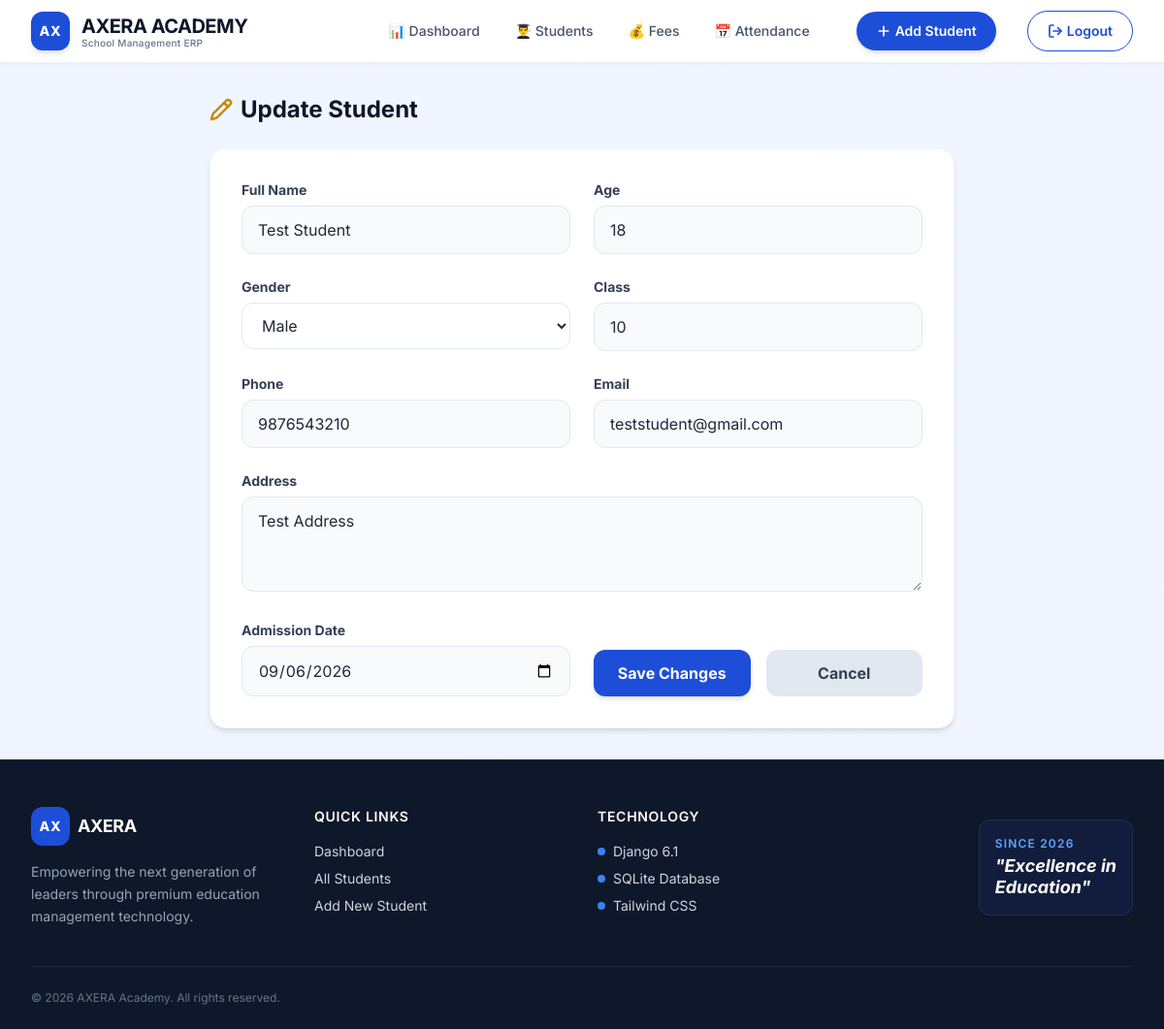
Page /update/24/ (signed in) on the earlier database version.
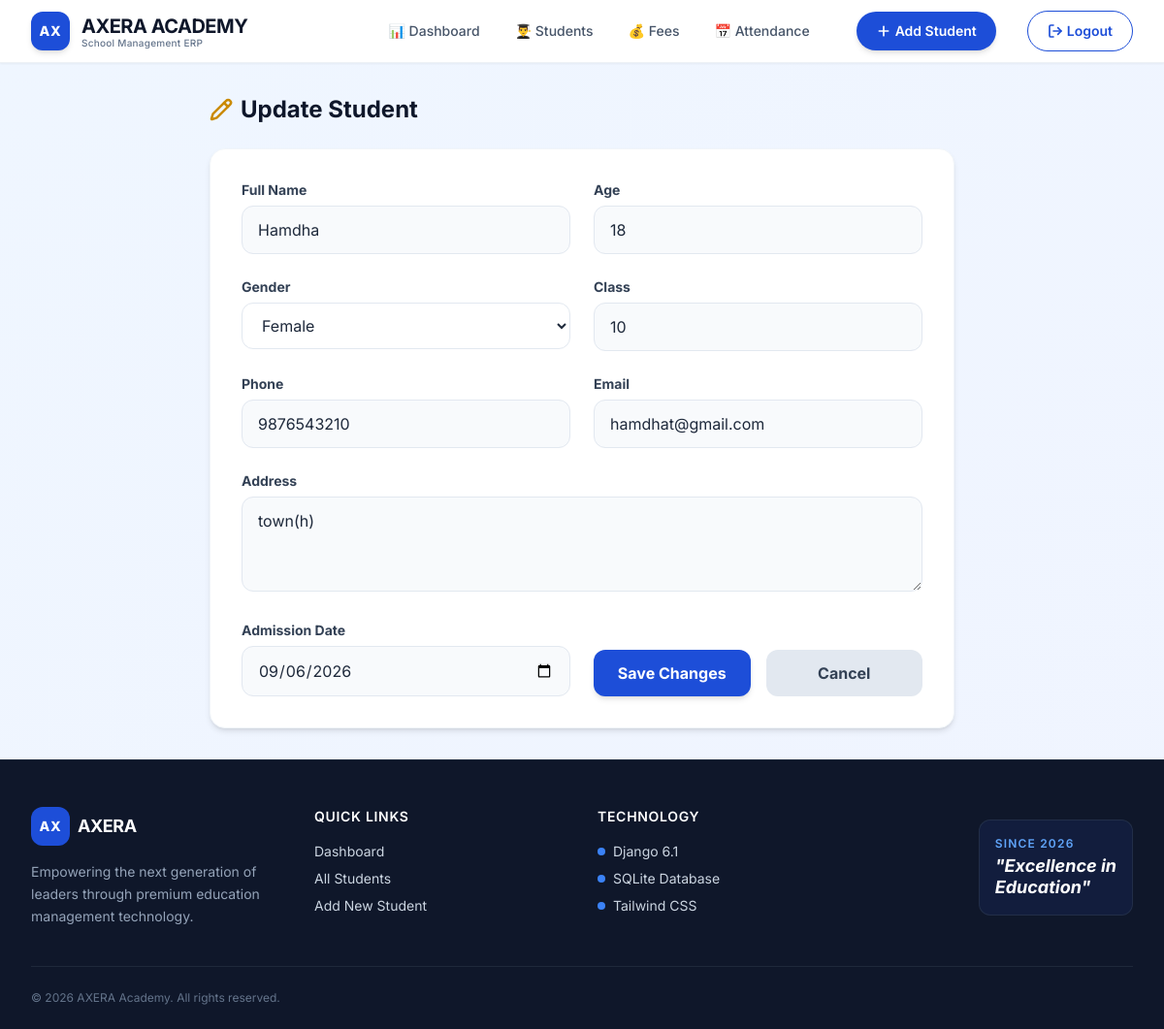
Same page on the later database version.
### students/models.py (models this page shows, shortened)
class Student(models.Model):
    GENDER_CHOICES = [
        ('Male', 'Male'),
        ('Female', 'Female'),
        ('Other', 'Other'),
    ]
    name = models.CharField(max_length=100)
    age = models.IntegerField()
    gender = models.CharField(max_length=10, choices=GENDER_CHOICES)
    class_name = models.CharField(max_length=50)
    phone = models.CharField(max_length=15)
    email = models.EmailField()
    address = models.TextField()
    admission_date = models.DateField(default=timezone.now)
    is_active = models.BooleanField(default=True)
    class Meta:
        ordering = ['-id']

### students/views.py (the view, shortened to what this page needs)
@login_required
def update_student(request, student_id):
    student = get_object_or_404(
        Student,
        id=student_id
    )
    return render(
        request,
        'update_student.html',
        {'student': student}
    )

### students/templates/update_student.html (shortened to what the changed rows need)
{% extends 'base.html' %}
{% block content %}
<div class="max-w-3xl mx-auto animate-fade-up">
    <div class="flex items-center gap-2 mb-6">
        <h1 class="text-2xl font-bold text-slate-900">Update Student</h1>
    </div>
    <div class="bg-white rounded-2xl shadow-md border border-slate-100 p-6 sm:p-8">
        <form method="POST" class="grid grid-cols-1 md:grid-cols-2 gap-6">
            <div class="col-span-2 sm:col-span-1">
                <label class="block text-sm font-bold text-slate-700 mb-1.5">Full Name</label>
                <input type="text" name="name" value="{{ student.name }}" required
                       class="w-full px-4 py-3 border border-slate-200 rounded-xl focus:ring-2 focus:ring-blue-500 focus:border-transparent outline-none transition bg-slate-50 hover:bg-white">
            </div>
            <div class="col-span-2 sm:col-span-1">
                <label class="block text-sm font-bold text-slate-700 mb-1.5">Age</label>
                <input type="number" name="age" value="{{ student.age }}" required
                       class="w-full px-4 py-3 border border-slate-200 rounded-xl focus:ring-2 focus:ring-blue-500 focus:border-transparent outline-none transition bg-slate-50 hover:bg-white">
            </div>
            <div class="col-span-2 sm:col-span-1">
                <label class="block text-sm font-bold text-slate-700 mb-1.5">Gender</label>
                <select name="gender" required class="w-full px-4 py-3 border border-slate-200 rounded-xl focus:ring-2 focus:ring-blue-500 focus:border-transparent outline-none transition bg-white">
                    <option value="Male" {% if student.gender == 'Male' %}selected{% endif %}>Male</option>
                    <option value="Female" {% if student.gender == 'Female' %}selected{% endif %}>Female</option>
                </select>
            </div>
            <div class="col-span-2 sm:col-span-1">
                <label class="block text-sm font-bold text-slate-700 mb-1.5">Class</label>
                <input type="text" name="class_name" value="{{ student.class_name }}" required
                       class="w-full px-4 py-3 border border-slate-200 rounded-xl focus:ring-2 focus:ring-blue-500 focus:border-transparent outline-none transition bg-slate-50 hover:bg-white">
            </div>
            <div class="col-span-2 sm:col-span-1">
                <label class="block text-sm font-bold text-slate-700 mb-1.5">Phone</label>
                <input type="text" name="phone" value="{{ student.phone }}" required
                       class="w-full px-4 py-3 border border-slate-200 rounded-xl focus:ring-2 focus:ring-blue-500 focus:border-transparent outline-none transition bg-slate-50 hover:bg-white">
            </div>
            <div class="col-span-2 sm:col-span-1">
                <label class="block text-sm font-bold text-slate-700 mb-1.5">Email</label>
                <input type="email" name="email" value="{{ student.email }}" required
                       class="w-full px-4 py-3 border border-slate-200 rounded-xl focus:ring-2 focus:ring-blue-500 focus:border-transparent outline-none transition bg-slate-50 hover:bg-white">
            </div>
            <div class="md:col-span-2">
                <label class="block text-sm font-bold text-slate-700 mb-1.5">Address</label>
                <textarea name="address" rows="3" required class="w-full px-4 py-3 border border-slate-200 rounded-xl focus:ring-2 focus:ring-blue-500 focus:border-transparent outline-none transition bg-slate-50 hover:bg-white">{{ student.address }}</textarea>
            </div>
            <div class="col-span-2 sm:col-span-1">
                <label class="block text-sm font-bold text-slate-700 mb-1.5">Admission Date</label>
                <input type="date" name="admission_date" value="{{ student.admission_date|date:'Y-m-d' }}" required
                       class="w-full px-4 py-3 border border-slate-200 rounded-xl focus:ring-2 focus:ring-blue-500 focus:border-transparent outline-none transition bg-slate-50 hover:bg-white">
            </div>
        </form>
    </div>
</div>
{% endblock %}

Differences in the rows shown:
changed Student: name "Test Student" → "Hamdha"; gender "Male" → "Female"; email "teststudent@gmail.com" → "hamdhat@gmail.com"; address "Test Address" → "town(h)"
